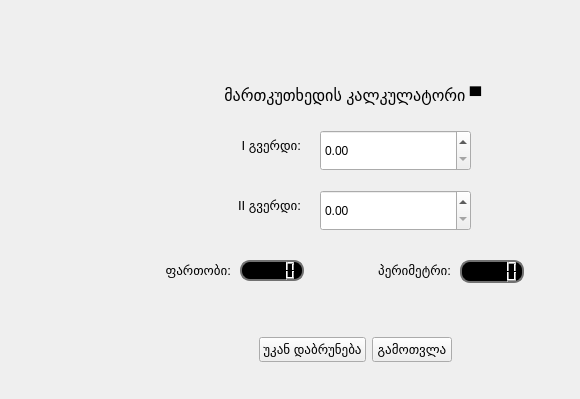
    <widget class="QWidget" name="Rectangle_Page">
     <widget class="QLCDNumber" name="Rectangle_perimeter">
      <property name="geometry">
       <rect>
        <x>460</x>
        <y>260</y>
        <width>64</width>
        <height>23</height>
       </rect>
      </property>
      <property name="styleSheet">
       <string notr="true">QLCDNumber{
  background-color: rgb(0, 0, 0);
  border: 2px solid rgb(113, 113, 113);
  border-width: 2px;
  border-radius: 10px;
  color: rgb(255, 255, 255);
}</string>
      </property>
     </widget>
     <widget class="QLabel" name="label_11">
      <property name="geometry">
       <rect>
        <x>230</x>
        <y>130</y>
        <width>71</width>
        <height>31</height>
       </rect>
      </property>
      <property name="font">
       <font>
        <pointsize>10</pointsize>
       </font>
      </property>
      <property name="text">
       <string>I გვერდი:</string>
      </property>
      <property name="alignment">
       <set>Qt::AlignRight|Qt::AlignTrailing|Qt::AlignVCenter</set>
      </property>
     </widget>
     <widget class="QDoubleSpinBox" name="Second_side_Of_Rectangle">
      <property name="geometry">
       <rect>
        <x>320</x>
        <y>190</y>
        <width>151</width>
        <height>41</height>
       </rect>
      </property>
      <property name="singleStep">
       <double>0.010000000000000</double>
      </property>
     </widget>
     <widget class="QDoubleSpinBox" name="First_side_Of_Rectangle">
      <property name="geometry">
       <rect>
        <x>320</x>
        <y>130</y>
        <width>151</width>
        <height>41</height>
       </rect>
      </property>
      <property name="singleStep">
       <double>0.010000000000000</double>
      </property>
     </widget>
     <widget class="QLCDNumber" name="Rectangle_area">
      <property name="geometry">
       <rect>
        <x>240</x>
        <y>260</y>
        <width>64</width>
        <height>21</height>
       </rect>
      </property>
      <property name="styleSheet">
       <string notr="true">QLCDNumber{
  background-color: rgb(0, 0, 0);
  border: 2px solid rgb(113, 113, 113);
  border-width: 2px;
  border-radius: 10px;
  color: rgb(255, 255, 255);
}</string>
      </property>
     </widget>
     <widget class="QLabel" name="label_12">
      <property name="geometry">
       <rect>
        <x>340</x>
        <y>260</y>
        <width>111</width>
        <height>21</height>
       </rect>
      </property>
      <property name="font">
       <font>
        <pointsize>10</pointsize>
       </font>
      </property>
      <property name="text">
       <string>პერიმეტრი:</string>
      </property>
      <property name="alignment">
       <set>Qt::AlignRight|Qt::AlignTrailing|Qt::AlignVCenter</set>
      </property>
     </widget>
     <widget class="QLabel" name="label_9">
      <property name="geometry">
       <rect>
        <x>230</x>
        <y>190</y>
        <width>71</width>
        <height>31</height>
       </rect>
      </property>
      <property name="font">
       <font>
        <pointsize>10</pointsize>
       </font>
      </property>
      <property name="text">
       <string>II გვერდი:</string>
      </property>
      <property name="alignment">
       <set>Qt::AlignRight|Qt::AlignTrailing|Qt::AlignVCenter</set>
      </property>
     </widget>
     <widget class="QLabel" name="label_10">
      <property name="geometry">
       <rect>
        <x>130</x>
        <y>260</y>
        <width>101</width>
        <height>21</height>
       </rect>
      </property>
      <property name="font">
       <font>
        <pointsize>10</pointsize>
       </font>
      </property>
      <property name="text">
       <string>ფართობი:</string>
      </property>
      <property name="alignment">
       <set>Qt::AlignRight|Qt::AlignTrailing|Qt::AlignVCenter</set>
      </property>
     </widget>
     <widget class="QLabel" name="label_17">
      <property name="geometry">
       <rect>
        <x>210</x>
        <y>70</y>
        <width>281</width>
        <height>51</height>
       </rect>
      </property>
      <property name="font">
       <font>
        <pointsize>12</pointsize>
       </font>
      </property>
      <property name="text">
       <string> მართკუთხედის კალკულატორი ▀</string>
      </property>
      <property name="alignment">
       <set>Qt::AlignCenter</set>
      </property>
      <property name="wordWrap">
       <bool>true</bool>
      </property>
     </widget>
     <widget class="QWidget" name="gridLayoutWidget_7">
      <property name="geometry">
       <rect>
        <x>140</x>
        <y>310</y>
        <width>431</width>
        <height>80</height>
       </rect>
      </property>
      <layout class="QGridLayout" name="gridLayout_7">
       <item row="0" column="1">
        <widget class="QPushButton" name="pushButton_Return_Back_from_Rectangle_to_Main">
         <property name="font">
          <font>
           <pointsize>10</pointsize>
          </font>
         </property>
         <property name="text">
          <string>უკან დაბრუნება</string>
         </property>
        </widget>
       </item>
       <item row="0" column="0">
        <spacer name="horizontalSpacer_11">
         <property name="orientation">
          <enum>Qt::Horizontal</enum>
         </property>
         <property name="sizeHint" stdset="0">
          <size>
           <width>40</width>
           <height>20</height>
          </size>
         </property>
        </spacer>
       </item>
       <item row="0" column="2">
        <widget class="QPushButton" name="pushButton_Calculate_For_Rectangle">
         <property name="font">
          <font>
           <pointsize>10</pointsize>
          </font>
         </property>
         <property name="text">
          <string>გამოთვლა</string>
         </property>
        </widget>
       </item>
       <item row="0" column="3">
        <spacer name="horizontalSpacer_12">
         <property name="orientation">
          <enum>Qt::Horizontal</enum>
         </property>
         <property name="sizeHint" stdset="0">
          <size>
           <width>40</width>
           <height>20</height>
          </size>
         </property>
        </spacer>
       </item>
      </layout>
     </widget>
    </widget>
